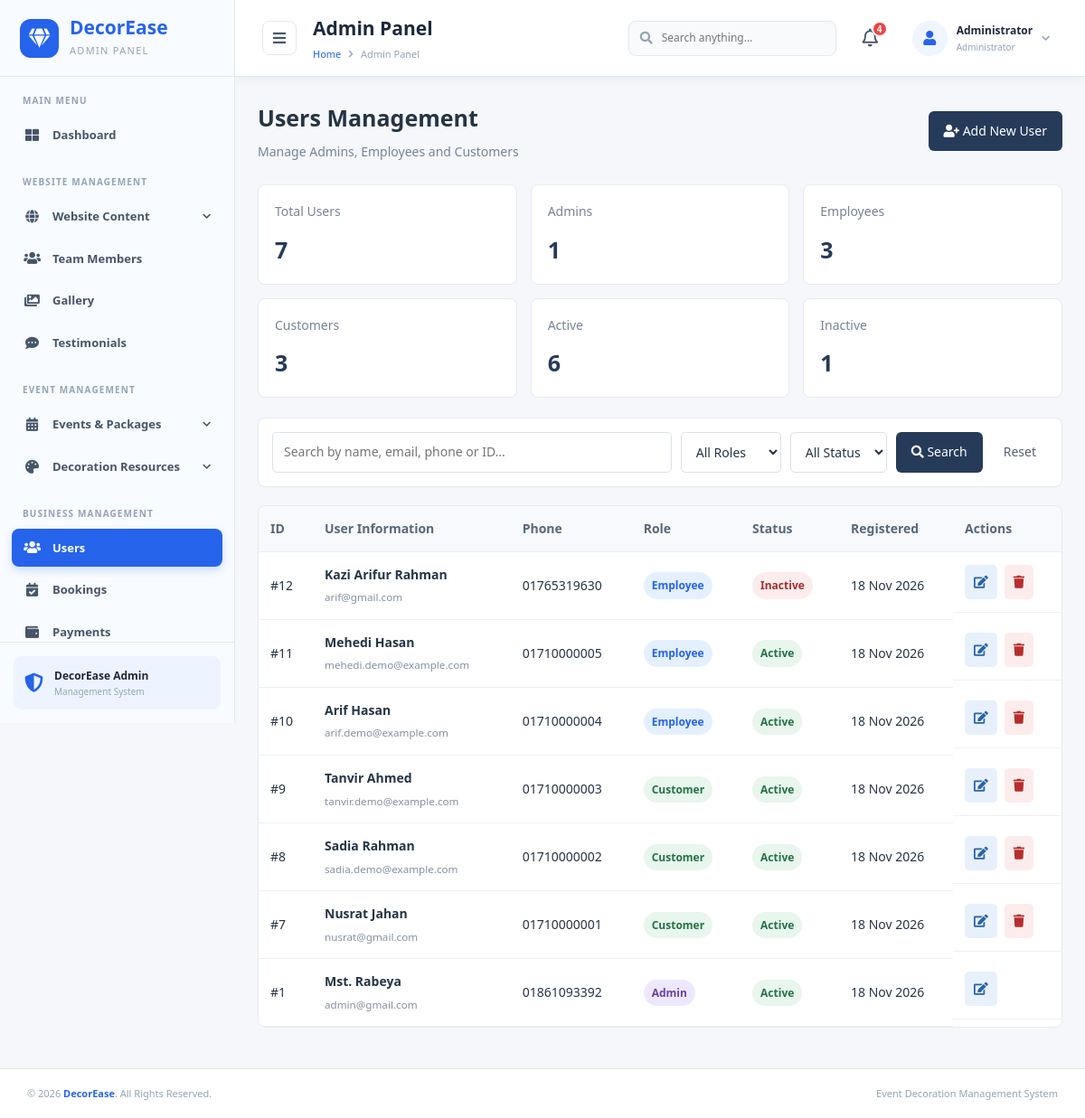
The page /admin/users.php (signed in) on the database its author committed.
### tables this page shows
CREATE TABLE `users` (
  `user_id` int(10) UNSIGNED NOT NULL,
  `full_name` varchar(150) NOT NULL,
  `email` varchar(191) NOT NULL,
  `password_hash` varchar(255) NOT NULL,
  `phone` varchar(30) DEFAULT NULL,
  `role` enum('admin','customer','employee') NOT NULL DEFAULT 'customer',
  `status` enum('active','inactive','suspended') NOT NULL DEFAULT 'active',
  `created_at` timestamp NOT NULL DEFAULT current_timestamp(),
  `updated_at` timestamp NOT NULL DEFAULT current_timestamp() ON UPDATE current_timestamp()
);

### admin/users.php (the view, shortened to what this page needs)
<?php
include_once '../db.php';
function e($value) {
    return htmlspecialchars((string)($value ?? ''), ENT_QUOTES, 'UTF-8');
}
$search = trim($_GET['search'] ?? '');
$where = [];
$params = [];
$types = '';
$whereSQL = $where ? 'WHERE ' . implode(' AND ', $where) : '';
$stats = [
    'total' => 0,
    'admin' => 0,
    'employee' => 0,
    'customer' => 0,
    'active' => 0,
    'inactive' => 0
];
$statsQuery = $conn->query("
    SELECT
        COUNT(*) AS total,
        SUM(role = 'admin') AS admin,
        SUM(role = 'employee') AS employee,
        SUM(role = 'customer') AS customer,
        SUM(status = 'active') AS active,
        SUM(status = 'inactive') AS inactive
    FROM users
");
if ($statsQuery) {
    $stats = array_merge($stats, $statsQuery->fetch_assoc());
}
$limit = 10;
$page = max(1, (int)($_GET['page'] ?? 1));
$countSQL = "SELECT COUNT(*) AS total FROM users $whereSQL";
$countStmt = $conn->prepare($countSQL);
$countStmt->execute();
$totalUsers = (int)$countStmt->get_result()->fetch_assoc()['total'];
$totalPages = max(1, (int)ceil($totalUsers / $limit));
$page = min($page, $totalPages);
$offset = ($page - 1) * $limit;
$sql = "
    SELECT user_id, full_name, email, phone, role, status, created_at
    FROM users
    $whereSQL
    ORDER BY user_id DESC
    LIMIT ? OFFSET ?
";
$stmt = $conn->prepare($sql);
$listTypes = $types . 'ii';
$listParams = array_merge($params, [$limit, $offset]);
$stmt->bind_param($listTypes, ...$listParams);
$stmt->execute();
$users = $stmt->get_result();
?>
<!DOCTYPE html>
<html lang="en">
<head>
    <link rel="stylesheet"
          href="https://cdnjs.cloudflare.com/ajax/libs/font-awesome/5.15.4/css/all.min.css">
    <link rel="stylesheet" href="includes/css/admin.css">
</head>
<body>
<div class="admin-container">
    <?php include 'includes/sidebar.php'; ?>
    <main class="main-content">
        <?php include 'includes/header.php'; ?>
        <section class="users-page">
            <div class="users-heading">
                <div>
                    <h1>Users Management</h1>
                    <p>Manage Admins, Employees and Customers</p>
                </div>
                <button type="button"
                        class="users-add-btn"
                        onclick="openAddUserModal()">
                    <i class="fas fa-user-plus"></i> Add New User
                </button>
            </div>
            <div class="users-stats">
                <div class="users-stat-card">
                    <span>Total Users</span>
                    <strong><?php echo (int)$stats['total']; ?></strong>
                </div>
                <div class="users-stat-card">
                    <span>Admins</span>
                    <strong><?php echo (int)$stats['admin']; ?></strong>
                </div>
                <div class="users-stat-card">
                    <span>Employees</span>
                    <strong><?php echo (int)$stats['employee']; ?></strong>
                </div>
                <div class="users-stat-card">
                    <span>Customers</span>
                    <strong><?php echo (int)$stats['customer']; ?></strong>
                </div>
                <div class="users-stat-card">
                    <span>Active</span>
                    <strong><?php echo (int)$stats['active']; ?></strong>
                </div>
                <div class="users-stat-card">
                    <span>Inactive</span>
                    <strong><?php echo (int)$stats['inactive']; ?></strong>
                </div>
            </div>
            <form method="GET" class="users-filter-form">
                <input type="text"
                       name="search"
                       placeholder="Search by name, email, phone or ID..."
                       value="<?php echo e($search); ?>">
                <select name="role">
                    <option value="">All Roles</option>
                </select>
                <select name="status">
                    <option value="">All Status</option>
                </select>
                <button type="submit">
                    <i class="fas fa-search"></i> Search
                </button>
                <a href="users.php" class="users-reset-btn">Reset</a>
            </form>
            <div class="users-table-container">
                <table class="users-table">
                    <thead>
                        <tr>
                            <th>ID</th>
                            <th>User Information</th>
                            <th>Phone</th>
                            <th>Role</th>
                            <th>Status</th>
                            <th>Registered</th>
                            <th>Actions</th>
                        </tr>
                    </thead>
                    <tbody>
                    <?php if ($users->num_rows > 0): ?>
                        <?php while ($user = $users->fetch_assoc()): ?>
                            <tr>
                                <td>#<?php echo (int)$user['user_id']; ?></td>
                                <td>
                                    <strong><?php echo e($user['full_name']); ?></strong>
                                    <small><?php echo e($user['email']); ?></small>
                                </td>
                                <td><?php echo e($user['phone'] ?: 'N/A'); ?></td>
                                <td>
                                    <span class="users-role <?php echo e($user['role']); ?>">
                                        <?php echo ucfirst(e($user['role'])); ?>
                                    </span>
                                </td>
                                <td>
                                    <span class="users-status <?php echo e($user['status']); ?>">
                                        <?php echo ucfirst(e($user['status'])); ?>
                                    </span>
                                </td>
                                <td>
                                    <?php
                                    echo $user['created_at']
                                        ? date('d M Y', strtotime($user['created_at']))
                                        : 'N/A';
                                    ?>
                                </td>
                                <td class="users-actions">
                                    <button type="button"
                                            class="users-edit-btn"
                                            onclick='openEditUserModal(<?php echo json_encode([
                                                "user_id" => $user["user_id"],
                                                "full_name" => $user["full_name"],
                                                "email" => $user["email"],
                                                "phone" => $user["phone"],
                                                "role" => $user["role"],
                                                "status" => $user["status"]
                                            ], JSON_HEX_TAG | JSON_HEX_APOS | JSON_HEX_QUOT | JSON_HEX_AMP); ?>)'>
                                        <i class="fas fa-edit"></i>
                                    </button>
                                    <?php if ((int)$user['user_id'] !== (int)$_SESSION['admin_id']): ?>
                                        <form method="POST"
                                              class="users-delete-form"
                                              onsubmit="return confirm('Are you sure you want to delete this user?');">
                                            <button type="submit" class="users-delete-btn">
                                                <i class="fas fa-trash"></i>
                                            </button>
                                        </form>
                                    <?php endif; ?>
                                </td>
                            </tr>
                        <?php endwhile; ?>
                    <?php endif; ?>
                    </tbody>
                </table>
            </div>
        </section>
    </main>
</div>
<?php
include 'includes/footer.php';
?>
</body>
</html>

### rows shown on the page
users: user_id "12", full_name "Kazi Arifur Rahman", email "arif@gmail.com", phone "01765319630", role "Employee", status "Inactive", created_at "18 Nov 2026"
users: user_id "11", full_name "Mehedi Hasan", email "mehedi.demo@example.com", phone "01710000005", role "Employee", status "Active", created_at "18 Nov 2026"
users: user_id "10", full_name "Arif Hasan", email "arif.demo@example.com", phone "01710000004", role "Employee", status "Active", created_at "18 Nov 2026"
users: user_id "9", full_name "Tanvir Ahmed", email "tanvir.demo@example.com", phone "01710000003", role "Customer", status "Active", created_at "18 Nov 2026"
users: user_id "8", full_name "Sadia Rahman", email "sadia.demo@example.com", phone "01710000002", role "Customer", status "Active", created_at "18 Nov 2026"
users: user_id "7", full_name "Nusrat Jahan", email "nusrat@gmail.com", phone "01710000001", role "Customer", status "Active", created_at "18 Nov 2026"
users: user_id "1", full_name "Mst. Rabeya", email "admin@gmail.com", phone "01861093392", role "Admin", status "Active", created_at "18 Nov 2026"

### other values the page prints
$pageTitle "Admin Panel"
$unreadCount "4"
$adminName "Administrator"
$stats['total'] "7"
$stats['admin'] "1"
$stats['employee'] "3"
$stats['customer'] "3"
$stats['active'] "6"
$stats['inactive'] "1"
